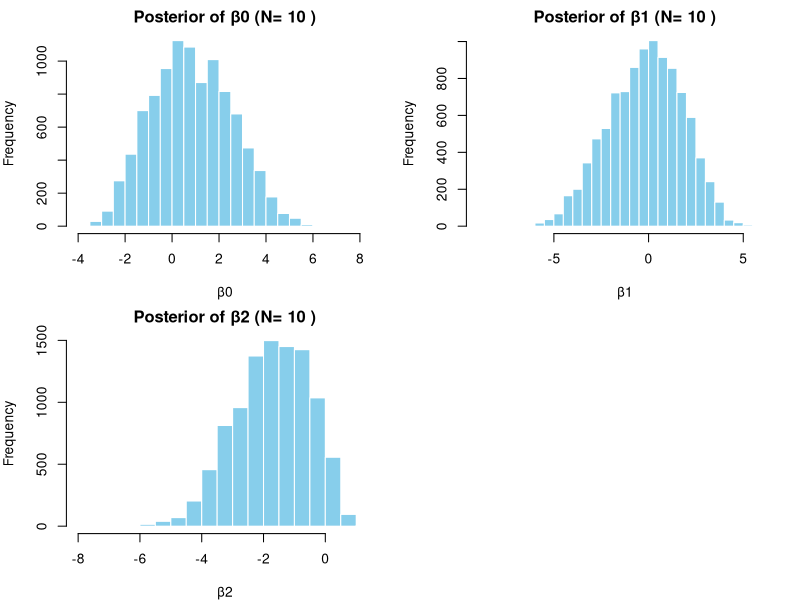
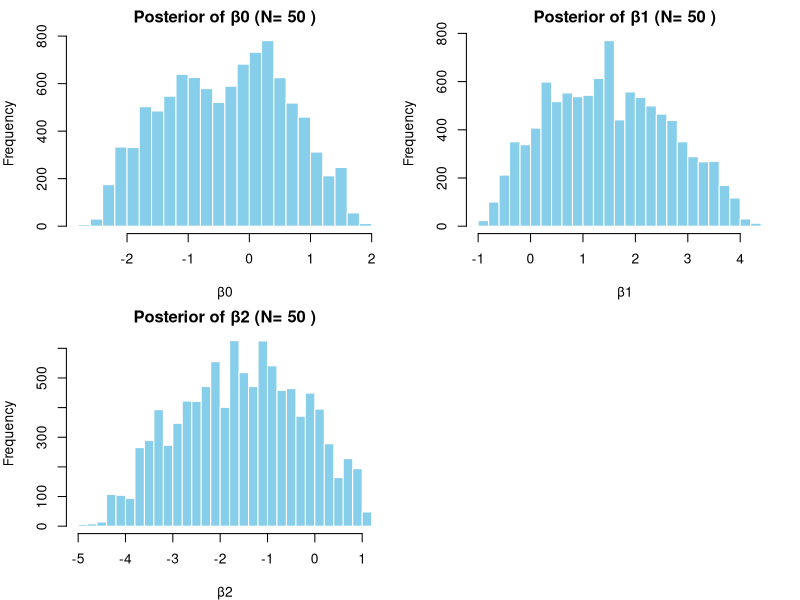
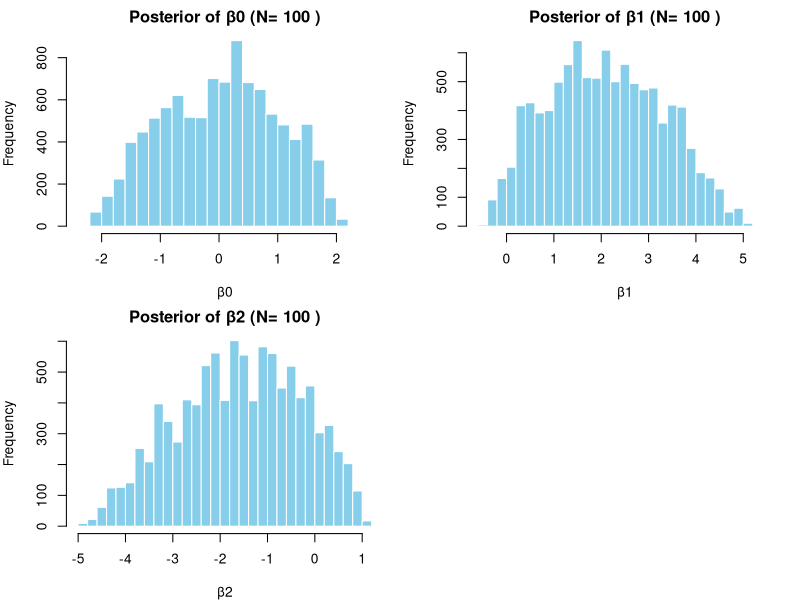
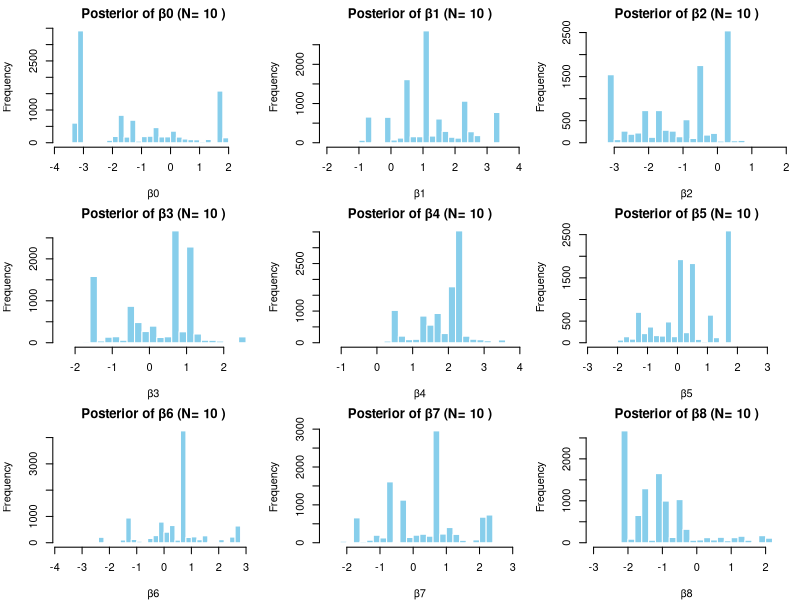
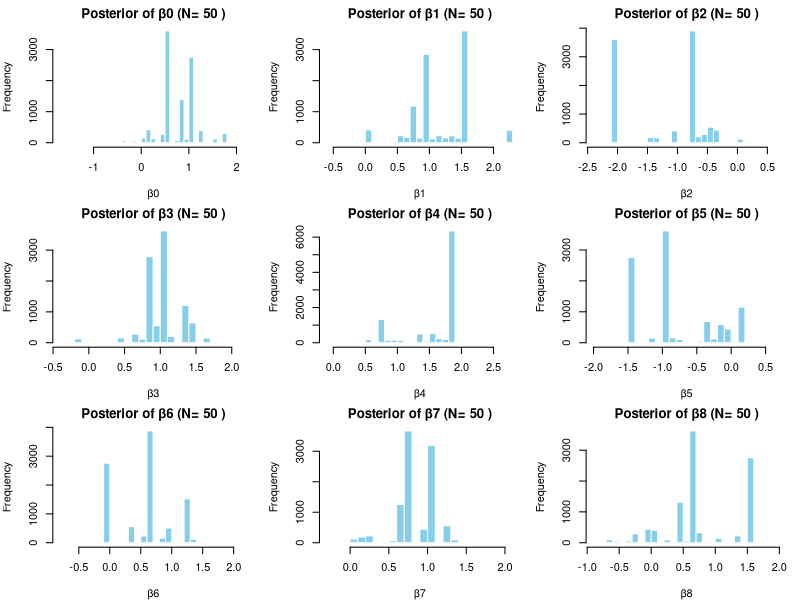
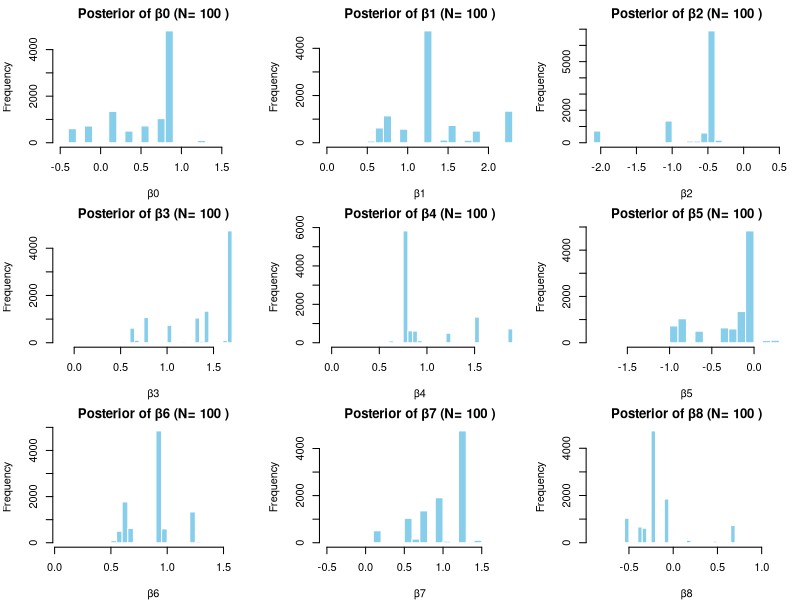

These figures' R source, in order:


#question 1 part a
# Define the true values of the regression coefficients
beta_0 <- 0.1
beta_1 <- 1.1
beta_2 <- -0.9

# Define the sample sizes for N = 10, 50, 100
sample_sizes <- c(10, 50, 100)

# Print the selected regression coefficients
cat("The true values of the regression coefficients are:\n")
cat("Beta_0 = ", beta_0, "\n")
cat("Beta_1 = ", beta_1, "\n")
cat("Beta_2 = ", beta_2, "\n")

# Print the sample sizes
cat("\nSynthetic sample sizes to use: N = ", sample_sizes, "\n")







#part b


# Define the true values of the regression coefficients (from Part a)
beta_0 <- 0.1
beta_1 <- 1.1
beta_2 <- -0.9

# Define the sample sizes for N = 10, 50, 100
sample_sizes <- c(10, 50, 100)

# Loop through each sample size
for (N in sample_sizes) {
  # Generate N random values for x1 and x2 from Uniform[-2, 2]
  X1 <- runif(N, min = -2, max = 2)  # Covariate x1
  X2 <- runif(N, min = -2, max = 2)  # Covariate x2
  
  # Print the generated covariates for the current sample size
  cat("\nGenerated covariates (X1, X2) for N =", N, "samples:\n")
  print(data.frame(X1, X2))
}




#part c 
# Part (c) code to generate binary responses
# Define the true values of the regression coefficients
beta_0 <- 0.1
beta_1 <- 1.1
beta_2 <- -0.9

# Generate the binary responses for each sample size
for (N in sample_sizes) {
  # Generate covariates x1 and x2 for the n-th sample
  X1 <- runif(N, min = -2, max = 2)  # Covariate x1 from Uniform[-2, 2]
  X2 <- runif(N, min = -2, max = 2)  # Covariate x2 from Uniform[-2, 2]
  
  # Calculate the logit (linear predictor) for each observation n
  logit <- beta_0 + beta_1 * X1 + beta_2 * X2
  
  # Calculate the probability of y_i^{(n)} = 1 for each (x_1^{(n)}, x_2^{(n)})
  prob_y1 <- 1 / (1 + exp(-logit))
  
  # Generate binary responses y_i^{(n)} based on the calculated probabilities
  Y <- rbinom(N, size = 1, prob = prob_y1)
  
  # Output the generated data
  cat("\nGenerated data for N =", N, "samples:\n")
  cat("Covariates (X1, X2):\n")
  print(data.frame(X1, X2))
  cat("Binary responses (Y):\n")
  print(Y)
  
  # Report the proportion of 1's and 0's in the sample
  cat("\nProportion of 1's and 0's in the sample:", table(Y) / N, "\n")
}



#question 2 
# Load required libraries
library(MASS)  # For mvrnorm and dmvnorm
library(mvtnorm)

# Set true parameter values for logistic regression
beta_true <- c(0.1, 1.1, -0.9)

# Define logistic regression model to generate data
logistic_model <- function(X1, X2, beta) {
  z <- beta[1] + beta[2] * X1 + beta[3] * X2
  return(1 / (1 + exp(-z)))
}

# Set the three sample sizes (N)
sample_sizes <- c(10, 50, 100)

# Number of samples for importance sampling
n_samples <- 20000  # Further increased to improve stability

# Number of resamples to estimate the posterior
n_resamples <- 10000

# Define spherical Gaussian proposal (mean 0, variance controlled by c)
c_value <- 15  # Further increased variance for better coverage
proposal_cov <- c_value * diag(3)  # Spherical covariance matrix for 3 parameters

# Function to perform Bayesian inference via importance sampling
importance_sampling <- function(N) {
  # Generate synthetic data
  set.seed(42)
  X1 <- rnorm(N)
  X2 <- rnorm(N)
  probs <- logistic_model(X1, X2, beta_true)
  Y <- rbinom(N, 1, probs)
  
  # Define the likelihood function for logistic regression
  likelihood <- function(beta, X1, X2, Y) {
    p <- logistic_model(X1, X2, beta)
    return(prod((p^Y) * ((1 - p)^(1 - Y))))  # Likelihood for all data points
  }
  
  # Importance sampling step: draw samples from the spherical Gaussian proposal
  beta_samples <- mvrnorm(n_samples, mu = rep(0, 3), Sigma = proposal_cov)
  
  # Compute importance weights for each sample
  weights <- numeric(n_samples)
  for (i in 1:n_samples) {
    weights[i] <- likelihood(beta_samples[i, ], X1, X2, Y) / dmvnorm(beta_samples[i, ], mean = rep(0, 3), sigma = proposal_cov)
  }
  
  # Regularize weights to prevent extreme values
  threshold <- quantile(weights, 0.95)  # Regularize only the top 5% of weights
  weights[weights > threshold] <- threshold
  
  # Normalize weights
  weights <- weights / sum(weights)
  
  # Estimate posterior means and standard errors using the weighted samples
  posterior_means <- colSums(beta_samples * weights)
  posterior_vars <- colSums((beta_samples - posterior_means)^2 * weights)
  posterior_ses <- sqrt(posterior_vars)
  
  # Resample from the weighted samples
  resampled_indices <- sample(1:n_samples, n_resamples, replace = TRUE, prob = weights)
  resampled_betas <- beta_samples[resampled_indices, ]
  
  # Set up a layout for plotting on a single sheet
  dev.new()
  par(mfrow = c(2, 2), mar = c(4, 4, 2, 1))  # Adjust margins and layout
  
  hist(resampled_betas[, 1], main = paste("Posterior of β0 (N=", N, ")"), xlab = "β0", breaks = 30, col = 'skyblue', border = 'white')
  hist(resampled_betas[, 2], main = paste("Posterior of β1 (N=", N, ")"), xlab = "β1", breaks = 30, col = 'skyblue', border = 'white')
  hist(resampled_betas[, 3], main = paste("Posterior of β2 (N=", N, ")"), xlab = "β2", breaks = 30, col = 'skyblue', border = 'white')
  
  # Effective sample size
  ess <- (sum(weights)^2) / sum(weights^2)
  
  # Fit logistic regression using standard optimization (MLE)
  data <- data.frame(X1 = X1, X2 = X2, Y = Y)
  fit <- glm(Y ~ X1 + X2, family = binomial, data = data)
  mle_means <- coef(fit)
  mle_ses <- summary(fit)$coefficients[, "Std. Error"]
  
  return(list(posterior_means = posterior_means, posterior_ses = posterior_ses, ess = ess, mle_means = mle_means, mle_ses = mle_ses, resampled_betas = resampled_betas))
}

# Run for each sample size
results <- list()

for (N in sample_sizes) {
  cat("Processing for N =", N, "...\n")
  result <- importance_sampling(N)
  results[[as.character(N)]] <- result
}

# Compare results for different sample sizes
for (N in sample_sizes) {
  cat("\nPosterior means and standard errors for N =", N, ":\n")
  print(results[[as.character(N)]]$posterior_means)
  print(results[[as.character(N)]]$posterior_ses)
  cat("Effective sample size for N =", N, ":\n")
  print(results[[as.character(N)]]$ess)
  
  cat("\nMLE means and standard errors for N =", N, ":\n")
  print(results[[as.character(N)]]$mle_means)
  print(results[[as.character(N)]]$mle_ses)
}




#question 3 

library(MASS)  # For mvrnorm

# Extend true parameters to 9 dimensions
set.seed(42)
beta_additional <- runif(6, -1, 1)  # Generate six additional beta values from Uniform[-1, 1]
beta_true <- c(0.1, 1.1, -0.9, beta_additional)  # Combine original 3 betas with the additional 6 betas

cat("The six additional beta values are:\n")
print(beta_additional)

# Function to simulate logistic regression probabilities
logistic_model <- function(X, beta) {
  z <- X %*% beta
  return(1 / (1 + exp(-z)))
}

# Extended sample sizes and importance sampling setup
sample_sizes <- c(10, 50, 100)
n_samples <- 20000
n_resamples <- 10000
c_value <- 1
proposal_cov <- c_value * diag(9)  # 9x9 covariance matrix for the proposal

# Function to perform Bayesian inference via importance sampling using NIS
importance_sampling <- function(N) {
  # Simulate data with intercept and 8 covariates (from Uniform[-2, 2])
  set.seed(42)
  X <- cbind(1, matrix(runif(N * 8, min = -2, max = 2), ncol = 8))  # Add intercept as the first column
  
  # Compute probabilities using the logistic model
  probs <- logistic_model(X, beta_true)
  
  # Simulate the response variable Y from a binomial distribution
  Y <- rbinom(N, 1, probs)
  
  # Log-likelihood function for logistic regression
  log_likelihood <- function(beta, X, Y) {
    p <- logistic_model(X, beta)
    return(sum(Y * log(p) + (1 - Y) * log(1 - p)))  # Log-likelihood calculation
  }
  
  # Importance sampling
  beta_samples <- mvrnorm(n_samples, mu = rep(0, 9), Sigma = proposal_cov)  # Sample from the proposal distribution
  log_weights <- numeric(n_samples)
  
  # Compute log-weights based on log-likelihood and proposal log-density
  for (i in 1:n_samples) {
    log_weights[i] <- log_likelihood(beta_samples[i, ], X, Y) - dmvnorm(beta_samples[i, ], mean = rep(0, 9), sigma = proposal_cov, log = TRUE)
  }
  
  # Normalize log-weights to prevent numerical issues
  max_log_weight <- max(log_weights)
  weights <- exp(log_weights - max_log_weight)
  weights <- weights / sum(weights)  # Normalize the weights
  
  # Posterior means
  posterior_means <- colSums(beta_samples * weights)
  
  # Effective sample size (ESS)
  ESS <- (sum(weights)^2) / sum(weights^2)
  
  # Resample to estimate posterior
  resampled_indices <- sample(1:n_samples, n_resamples, replace = TRUE, prob = weights)
  resampled_betas <- beta_samples[resampled_indices, ]
  
  # Plotting
  dev.new()  # Open a new plotting window for each sample size
  par(mfrow = c(3, 3), mar = c(4, 4, 2, 1))  # Adjust margins and layout
  hist(resampled_betas[, 1], main = paste("Posterior of β0 (N=", N, ")"), xlab = "β0", breaks = 30, col = 'skyblue', border = 'white')
  hist(resampled_betas[, 2], main = paste("Posterior of β1 (N=", N, ")"), xlab = "β1", breaks = 30, col = 'skyblue', border = 'white')
  hist(resampled_betas[, 3], main = paste("Posterior of β2 (N=", N, ")"), xlab = "β2", breaks = 30, col = 'skyblue', border = 'white')
  hist(resampled_betas[, 4], main = paste("Posterior of β3 (N=", N, ")"), xlab = "β3", breaks = 30, col = 'skyblue', border = 'white')
  hist(resampled_betas[, 5], main = paste("Posterior of β4 (N=", N, ")"), xlab = "β4", breaks = 30, col = 'skyblue', border = 'white')
  hist(resampled_betas[, 6], main = paste("Posterior of β5 (N=", N, ")"), xlab = "β5", breaks = 30, col = 'skyblue', border = 'white')
  hist(resampled_betas[, 7], main = paste("Posterior of β6 (N=", N, ")"), xlab = "β6", breaks = 30, col = 'skyblue', border = 'white')
  hist(resampled_betas[, 8], main = paste("Posterior of β7 (N=", N, ")"), xlab = "β7", breaks = 30, col = 'skyblue', border = 'white')
  hist(resampled_betas[, 9], main = paste("Posterior of β8 (N=", N, ")"), xlab = "β8", breaks = 30, col = 'skyblue', border = 'white')
  
  return(list(posterior_means = posterior_means, ESS = ESS, resampled_betas = resampled_betas))
}

# Run for each sample size
results <- list()
for (N in sample_sizes) {
  cat("Processing for N =", N, "...\n")
  result <- importance_sampling(N)
  results[[as.character(N)]] <- result
}

# Print results
for (N in sample_sizes) {
  cat("\nSample size N =", N, "\n")
  cat("Posterior means:\n")
  print(results[[as.character(N)]]$posterior_means)
  cat("Effective sample size (ESS):\n")
  print(results[[as.character(N)]]$ESS)
}



#Question 4

library(MASS)  # For mvrnorm
library(stats)  # For optim()

# Define the logistic model function
logistic_model <- function(X, beta) {
  z <- X %*% beta
  return(1 / (1 + exp(-z)))
}

# Define the log-posterior function (log-likelihood + log-prior)
log_posterior <- function(beta, X, Y, prior_mean, prior_cov) {
  # Log-likelihood for logistic regression
  log_likelihood <- sum(Y * log(logistic_model(X, beta)) + (1 - Y) * log(1 - logistic_model(X, beta)))
  
  # Log-prior (assume normal prior for each beta with zero mean and unit variance)
  log_prior <- sum(dmvnorm(beta, mean = prior_mean, sigma = prior_cov, log = TRUE))  # Use dmvnorm for prior
  
  return(log_likelihood + log_prior)
}

# Smarter proposal using posterior mode
importance_sampling_smart_proposal <- function(N, proposal_cov) {
  # Simulate data with intercept and 8 covariates (from Uniform[-2, 2])
  set.seed(42)
  X <- cbind(1, matrix(runif(N * 8, min = -2, max = 2), ncol = 8))  # Add intercept as the first column
  
  # True beta values (for this example)
  beta_true <- c(0.1, 1.1, -0.9, runif(6, -1, 1))  # Example: true beta values
  
  # Compute probabilities using the logistic model
  probs <- logistic_model(X, beta_true)
  
  # Simulate the response variable Y from a binomial distribution
  Y <- rbinom(N, 1, probs)
  
  # Define the log-posterior function for optimization
  log_posterior_fn <- function(beta) {
    return(-log_posterior(beta, X, Y, prior_mean = rep(0, 9), prior_cov = diag(9)))  # Negative log-posterior for minimization
  }
  
  # Initial guess for optimization
  init_guess <- rep(0, 9)
  
  # Optimize to find the posterior mode (MAP estimate)
  mode_result <- optim(init_guess, log_posterior_fn, method = "BFGS")  # Using BFGS method
  if (mode_result$convergence != 0) {
    warning("Optimization did not converge!")
  }
  posterior_mode <- mode_result$par  # Extract the posterior mode
  
  cat("Posterior mode: ", posterior_mode, "\n")
  
  # Smarter proposal centered at posterior mode
  n_samples <- 20000
  beta_samples <- mvrnorm(n_samples, mu = posterior_mode, Sigma = proposal_cov)  # Sample from the proposal
  log_weights <- numeric(n_samples)
  
  # Compute log-weights based on the log-posterior and the proposal log-density
  for (i in 1:n_samples) {
    log_weights[i] <- log_posterior(beta_samples[i, ], X, Y, prior_mean = rep(0, 9), prior_cov = diag(9)) - 
      dmvnorm(beta_samples[i, ], mean = posterior_mode, sigma = proposal_cov, log = TRUE)  # Log of the importance weight
  }
  
  # Normalize the weights to prevent numerical instability
  max_log_weight <- max(log_weights)
  weights <- exp(log_weights - max_log_weight)
  weights <- weights / sum(weights)  # Normalize the weights
  
  # Compute posterior mean from the weighted samples
  posterior_means <- colSums(beta_samples * weights)
  
  # Compute the effective sample size (ESS)
  ESS <- (sum(weights)^2) / sum(weights^2)
  
  return(list(posterior_means = posterior_means, ESS = ESS, resampled_betas = beta_samples))
}

# Define sample sizes for the experiment
sample_sizes <- c(10, 50, 100)

# Run the experiment for each sample size
results_smart_proposal <- list()
for (N in sample_sizes) {
  cat("Processing for N =", N, "...\n")
  result <- importance_sampling_smart_proposal(N, proposal_cov = diag(9))  # Use identity matrix as the covariance
  results_smart_proposal[[as.character(N)]] <- result
}

# Print the results for each sample size
for (N in sample_sizes) {
  cat("\nSample size N =", N, "\n")
  cat("Posterior means (smart proposal):\n")
  print(results_smart_proposal[[as.character(N)]]$posterior_means)
  cat("Effective sample size (ESS) (smart proposal):\n")
  print(results_smart_proposal[[as.character(N)]]$ESS)
}

